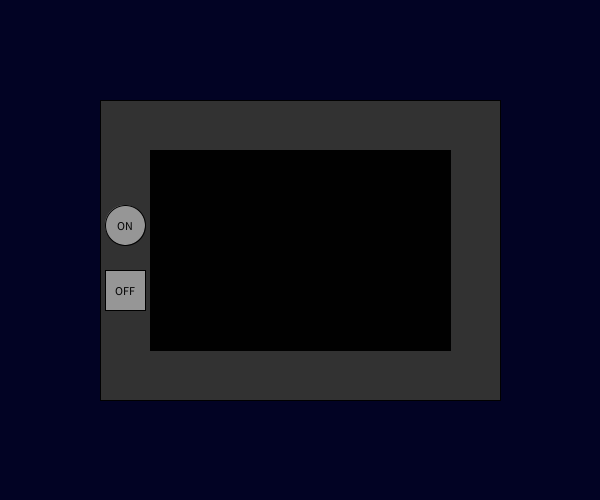
Frame 1 (no input)
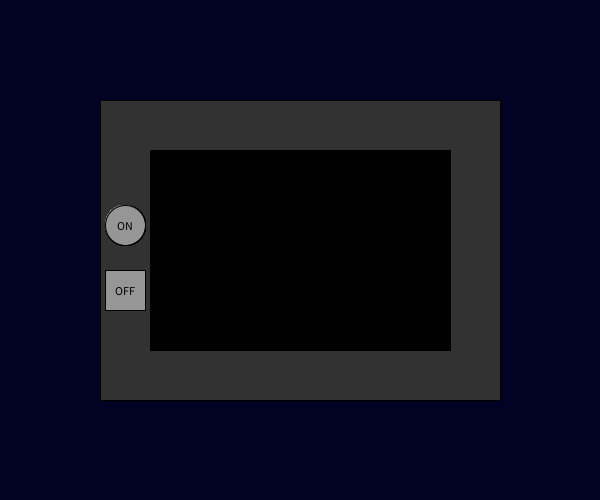
Frame 60 (the mouse pressed at the canvas centre just before this capture)
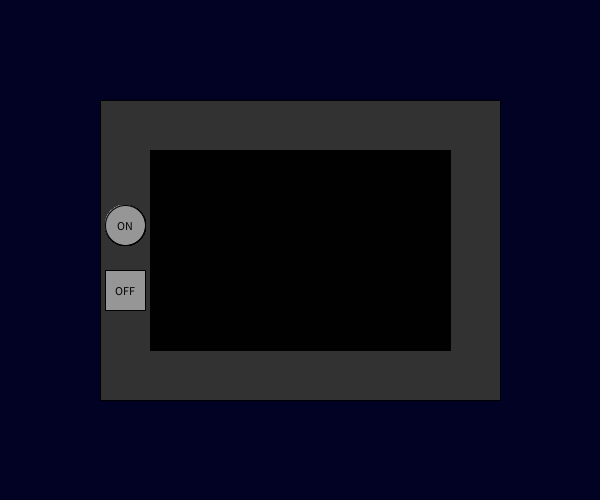
Frame 120 (the mouse held since frame 60 and released just before this capture)

The Processing sketch that drew these frames (run headless with seeded random() and noise(); from frame 60 on, the mouse is pressed at the canvas centre):

// Processing sketch: s18magd150_lab05_Goldsmith
// ── s18magd150_lab05_Goldsmith.pde
//code from https://processing.org/examples/button.html is used throughout
//for the basic functionality of buttons, with some small alterations. Before
//each function where this code is used, I've placed another copy of the
//link above.

int rectX, rectY; 
int circleX, circleY;  
int rectSize = 40;     
int circleSize = 40;   
boolean toggle = false;
boolean rectOver = false;
boolean circleOver = false;
int x = 1;
void setup(){
  size(600,500);
  background(2,3,36);
  
  //television
  stroke(1);
  fill(50);
  rect(100,100, 400,300);
  fill(1);
  rect(150,150, 300,200);
  
  //buttons
  circleX = 125;
  circleY = 225;
  rectX = 105;
  rectY = 270;
  
}

void draw(){
  
  update(mouseX,mouseY);
  
  //circle button
  fill(150);
  ellipse(circleX, circleY, circleSize, circleSize);
  fill(1);
  textSize(12);
  text("ON", 117,230);
  
  //square button
  fill(150);
  rect(rectX, rectY, rectSize, rectSize);
  fill(1);
  text("OFF", 115,295);
  
  //display
  if (toggle){
    on();
  }else{
    off();
  }
 
}
//https://processing.org/examples/button.html
void update(int x, int y) {
  if ( overCircle(circleX, circleY, circleSize) ) {
    circleOver = true;
    rectOver = false;
  } else if ( overRect(rectX, rectY, rectSize, rectSize) ) {
    rectOver = true;
    circleOver = false;
  } else {
    circleOver = rectOver = false;
  }
}

void mousePressed() {
  if (circleOver) {
   toggle=true;
  }
  if (rectOver) {
   toggle=false;
  }
}


//https://processing.org/examples/button.html
boolean overRect(int x, int y, int width, int height)  {
  if (mouseX >= x && mouseX <= x+width && 
      mouseY >= y && mouseY <= y+height) {
    return true;
  } else {
    return false;
  }
}

//https://processing.org/examples/button.html
boolean overCircle(int x, int y, int diameter) {
  float disX = x - mouseX;
  float disY = y - mouseY;
  if (sqrt(sq(disX) + sq(disY)) < diameter/2 ) {
    return true;
  } else {
    return false;
  }
}

void on(){
  
  fill(65,90,232, 25);
  rect(150,150, 300,200);
  
  x=(x+5)%150;
  
  if(x>=150){
  rotate(radians(30+x));
  }
  
  translate(width/2, height/2);
  rotate(radians(40+x));
  noFill();
  stroke(175,158,255);
  arc(0,0, 0+x, 0+x, 0, HALF_PI);
  stroke(144,152,232);
  arc(0,0, 15+x, 15+x, HALF_PI, PI);
  stroke(144,199,232);
  arc(0,0, 30+x, 30+x, PI, PI+QUARTER_PI);
  stroke(158,244,255);
  arc(0,0, 45+x, 45+x, PI+QUARTER_PI, TWO_PI); 
}

void off(){
  fill(1);
 rect (150,150, 300,200);
}
